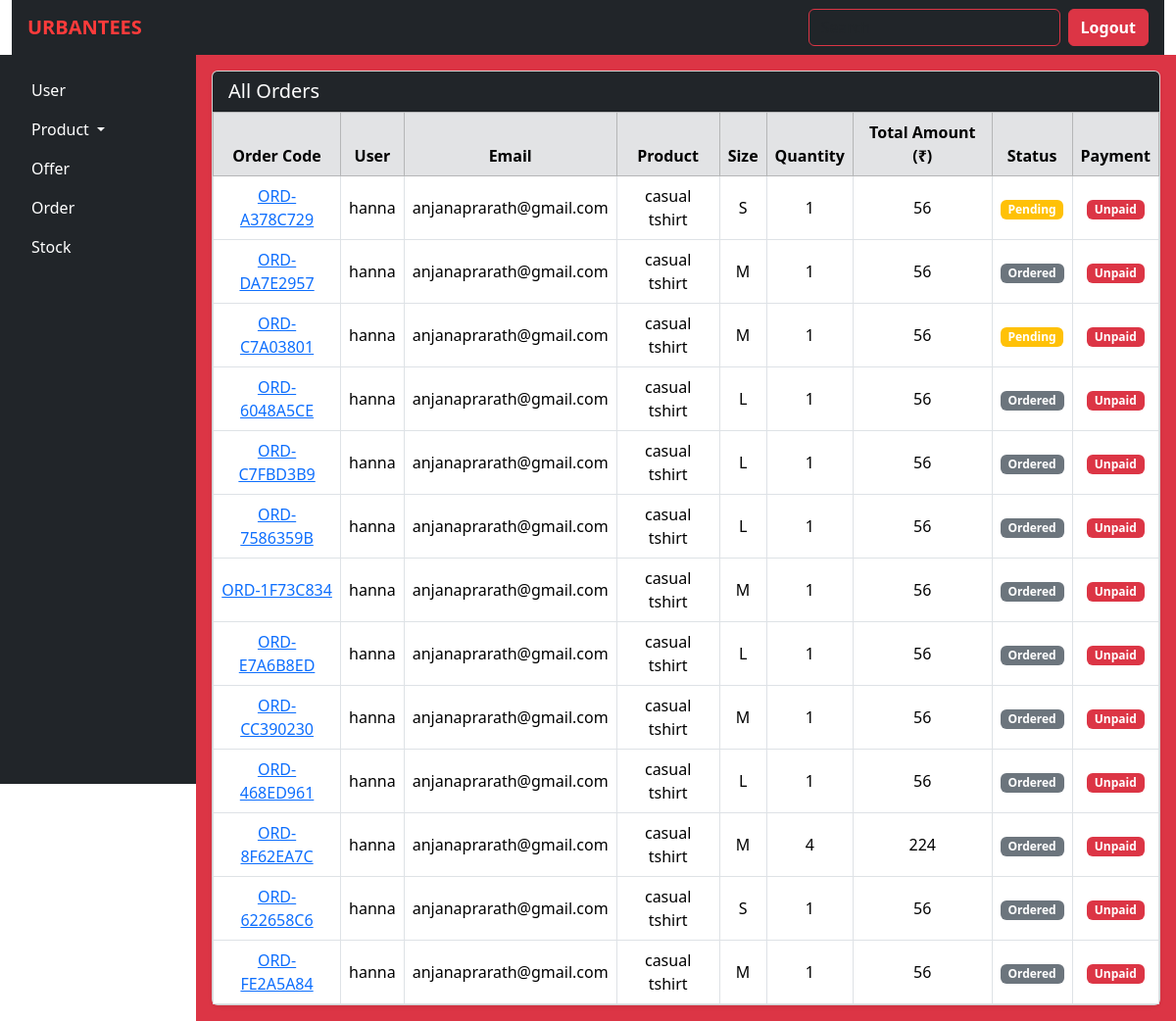
The app's page /orders/, older data.
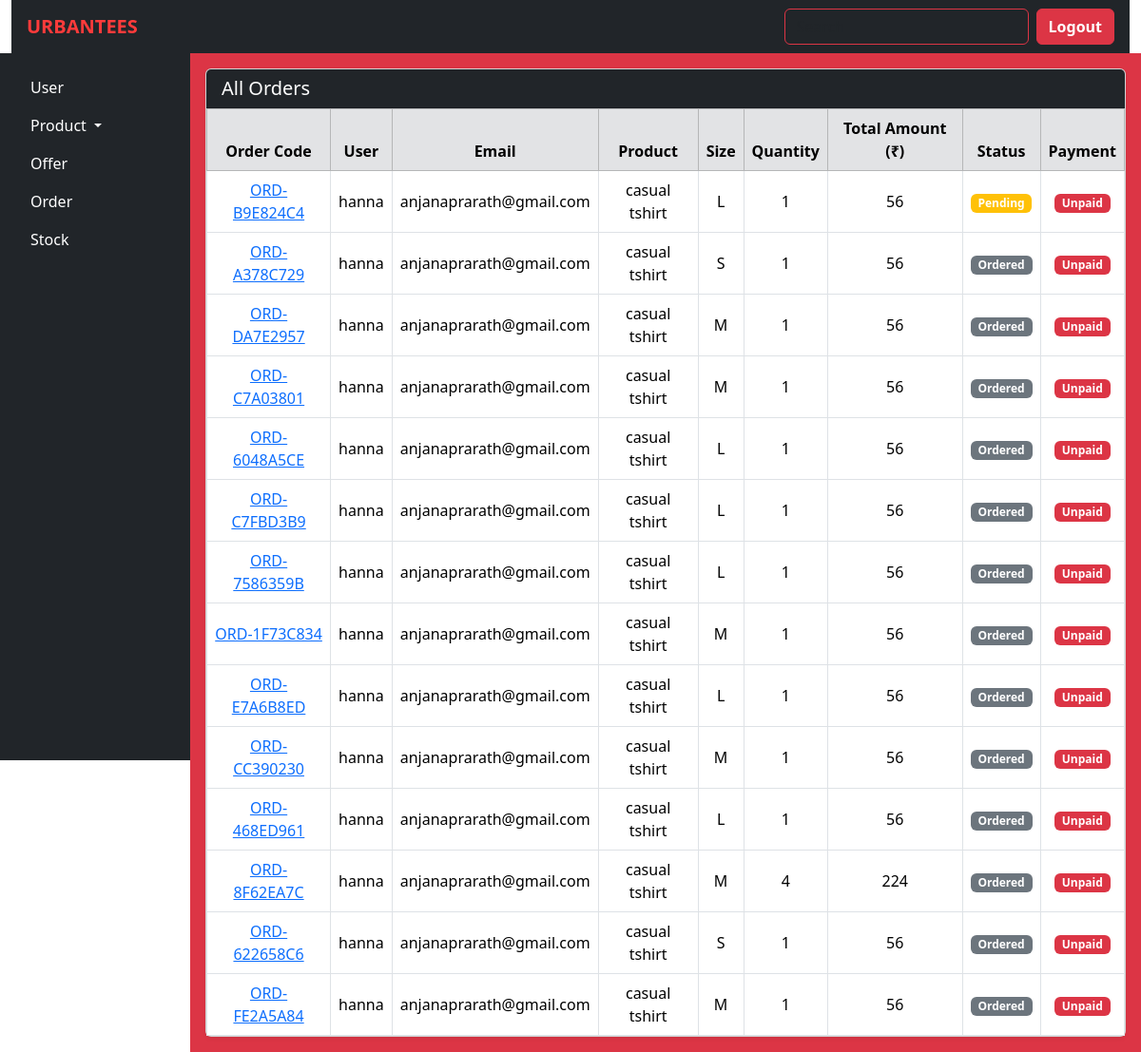
The same page, newer data.
### urban_tees_app/models.py (models this page shows, shortened)
class Order(models.Model):
    user = models.ForeignKey(
        'User',
        on_delete=models.CASCADE,
        related_name='orders'
    )
    product = models.ForeignKey(
        'Product',
        on_delete=models.SET_NULL,
        related_name='orders',
        null=True
    )
    SIZE = [
        ('small', 'Small'),
        ('medium', 'Medium'),
        ('large', 'Large'),
        ('extralarge', 'Extra Large'),
    ]
    size = models.CharField(max_length=10, choices=SIZE)
    quantity = models.IntegerField()
    user_image = models.ImageField(upload_to='uploads/', null=True, blank=True)
    user_text = models.CharField(max_length=255, null=True, blank=True)
    net_amount = models.IntegerField(null=True)
    total_amount = models.IntegerField(null=True)
    total_discount = models.IntegerField(null=True)
    order_code = models.CharField(max_length=50)
    PAYMENT_METHOD_CHOICES = [
        ('cash_on_delivery', 'Cash on Delivery'),
        ('online_payment', 'Online Payment'),
        ('card_payment', 'Card Payment'),
    ]
    payment_method = models.CharField(max_length=20, choices=PAYMENT_METHOD_CHOICES)
    PAYMENT_STATUS_CHOICES = [
        ('paid', 'Paid'),
        ('unpaid', 'Unpaid'),
    ]
    payment_status = models.CharField(max_length=10, choices=PAYMENT_STATUS_CHOICES)
    ORDER_STATUS_CHOICES = [
        ('pending', 'Pending'),
        ('processing', 'Processing'),
        ('shipped', 'Shipped'),
        ('delivered', 'Delivered'),
        ('cancelled', 'Cancelled'),
    ]
    order_status = models.CharField(max_length=15, choices=ORDER_STATUS_CHOICES)

class User(AbstractUser):
    ROLES = [
    ('user', 'User'),
    ('admin', 'Admin'),
        ]
    GENDER=[
        ('male','Male'),
        ('female','Female'),
        ('other','Other')
    ]
    user_name = models.CharField(max_length=150, unique=True)
    email=models.EmailField("Email", max_length=254,unique=True)
    phone=models.CharField("Phone", max_length=255)
    gender=models.CharField(max_length=10, choices=GENDER)
    address=models.CharField(max_length=255)
    place=models.CharField(max_length=255)
    city=models.CharField(max_length=255)
    pincode=models.CharField(max_length=6)
    role=models.CharField(max_length=10, choices=ROLES)
    password=models.CharField(max_length=8)
    ACTIVITY=[
        ('unblock','Unblock'),
        ('block','Block')
    ]
    activity=models.CharField(max_length=255,choices=ACTIVITY)
    objects=CustomUserManager()
    USERNAME_FIELD = 'email'
    REQUIRED_FIELDS=['user_name','password']

class Product(models.Model):
    CATEGORY_CHOICES = [
        ('mens', 'Mens'),
        ('womens', 'Womens'),
        ('girls', 'Girls'),
        ('boys', 'Boys'),
    ]
    item_image1 = models.CharField(max_length=255)
    item_image2 = models.CharField(max_length=255)
    item_image3 = models.CharField(max_length=255)
    item_image4 = models.CharField(max_length=255)
    item_name = models.CharField(max_length=255)
    item_description = models.CharField(max_length=255)
    new_price = models.IntegerField()
    old_price = models.IntegerField()
    offer = models.IntegerField()
    category = models.CharField(max_length=10, choices=CATEGORY_CHOICES)
    small_size=models.IntegerField()
    medium_size=models.IntegerField()
    large_size=models.IntegerField()
    extralarge_size=models.IntegerField()

### urban_tees_app/views.py (the view)
# urls.py: path('orders/', views.admin_orderlist, name='admin_orderlist'),
def admin_orderlist(request):
    orders = Order.objects.select_related('user', 'product').all().order_by('-id')
    context = {
        'orders': orders
    }
    return render(request, 'admin_orderlist.html', context)

### urban_tees_app/templates/admin_orderlist.html
{% extends 'admin_layout.html' %}
{% load static %}
{% load price_details %}
{% block content %}
<div class="col bg-danger text-white p-3">
    {% if orders %}
    <div class="card shadow-sm">
        <div class="card-header bg-dark text-white">
            <h5 class="mb-0">All Orders</h5>
        </div>
        <div class="card-body p-0">
            <table class="table table-bordered table-hover align-middle text-center mb-0">
                <thead class="table-secondary">
                    <tr>
                        <th>Order Code</th>
                        <th>User</th>
                        <th>Email</th>
                        <th>Product</th>
                        <th>Size</th>
                        <th>Quantity</th>
                        <th>Total Amount (₹)</th>
                        <th>Status</th>
                        <th>Payment</th>
                    </tr>
                </thead>
                <tbody>
                    {% for order in orders %}
                    <tr>
                        <td>
                            <a href="{% url 'admin_order_page' order.id %}">
                                {{ order.order_code }}
                            </a>
                        </td>
                        <td>{{ order.user.user_name }}</td>
                        <td>{{ order.user.email }}</td>
                        <td>{{ order.product.item_name }}</td>
                        <td>{{ order.get_size_display }}</td>
                        <td>{{ order.quantity }}</td>
                        <td>{{ order.total_amount|default:"0" }}</td>
                        <td>
                            <span class="badge
                                        {% if order.order_status == 'delivered' %} bg-success
                                        {% elif order.order_status == 'pending' %} bg-warning
                                        {% elif order.order_status == 'cancelled' %} bg-danger
                                        {% else %} bg-secondary {% endif %}">
                                {{ order.order_status|title }}
                            </span>
                        </td>
                        <td>
                            <span class="badge
                                        {% if order.payment_status == 'paid' %} bg-success
                                        {% else %} bg-danger {% endif %}">
                                {{ order.payment_status|title }}
                            </span>
                        </td>
                    </tr>
                    {% endfor %}
                </tbody>
            </table>
        </div>
    </div>
    {% else %}
    <div class="alert alert-info text-center">
        No orders have been placed yet.
    </div>
    {% endif %}
</div>
{% endblock %}

Row changes from the older to the newer data that the page shows:
added Order: order_code "ORD-B9E824C4", user.user_name "hanna", user.email "anjanaprarath@gmail.com", product.item_name "casual tshirt", size "L", quantity "1", total_amount "56", order_status "Pending", payment_status "Unpaid"
changed Order "ORD-A378C729": order_status "Pending" → "Ordered"
changed Order "ORD-C7A03801": order_status "Pending" → "Ordered"
